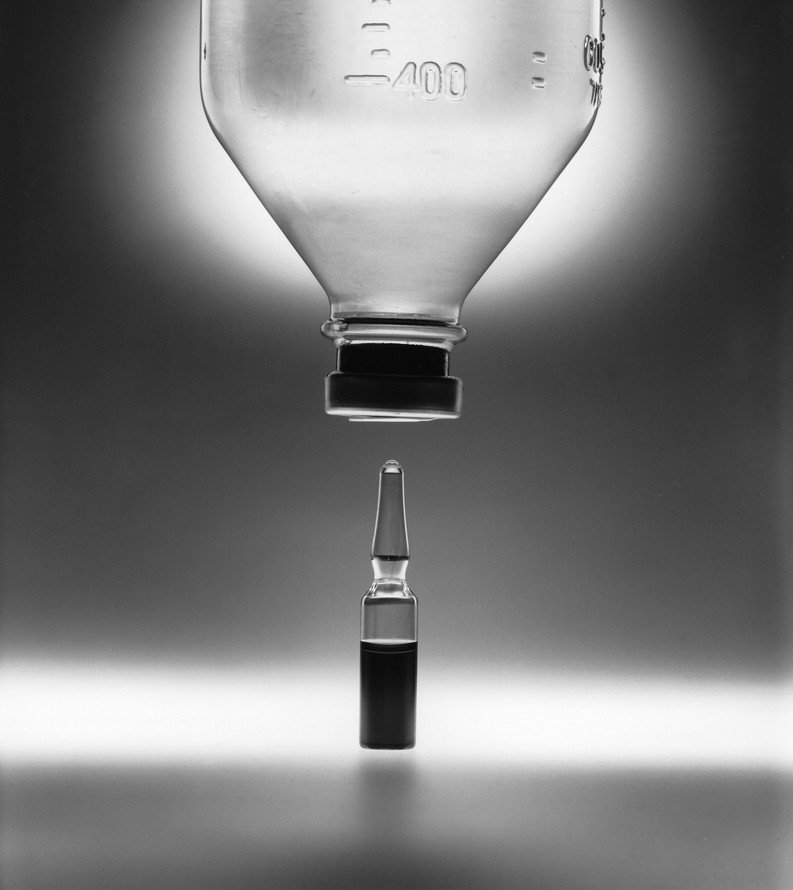
#> input picture COSC455-Computer Vision/hw2/imagesHm2/drip-bottle.tif, 793 x 890 px, shrunk from 1800 x 2022 before the run
$ jupyter execute --allow-errors hw2.ipynb   (shell and % lines are left out)
#> lines starting #> are read from the running program, lines starting #| are printed output that depends on the picture
[cell 1]
import matplotlib.pyplot as plt
from skimage import io
import numpy as np

import os

#path of images
path = os.path.expanduser("imagesHm2")
bottle = os.path.join(path, "drip-bottle.tif")
iris = os.path.join(path, "iris-RGB.tif")

#read iamges
img1 = io.imread(bottle)
#> img1 is the input picture: shape (890, 793); min 3, max 253, mean 123.1

#create a figure
fig = plt.figure(num=1, figsize=(10, 10))

#create subplots for fig
rows = 2
cols = 4
myplots = fig.subplots(rows, cols)

#show image
myplots[0][0].imshow(img1)
myplots[0][0].axis('off')

myplots[0][1].imshow(img1)
myplots[0][1].axis('off')

myplots[0][2].imshow(img1)
myplots[0][2].axis('off')

myplots[0][3].imshow(img1)
myplots[0][3].axis('off')

myplots[1][0].imshow(img1, cmap = 'gray')
myplots[1][0].axis('off')

myplots[1][1].imshow(img1, cmap = 'gray')
myplots[1][1].axis('off')

myplots[1][2].imshow(img1, cmap = 'gray')
myplots[1][2].axis('off')

k = pow(2, 7)
img3 = img1 / k
myplots[1][3].imshow(img3, cmap = 'gray')
myplots[1][3].axis('off')

[cell 2]
test = img1 / 2
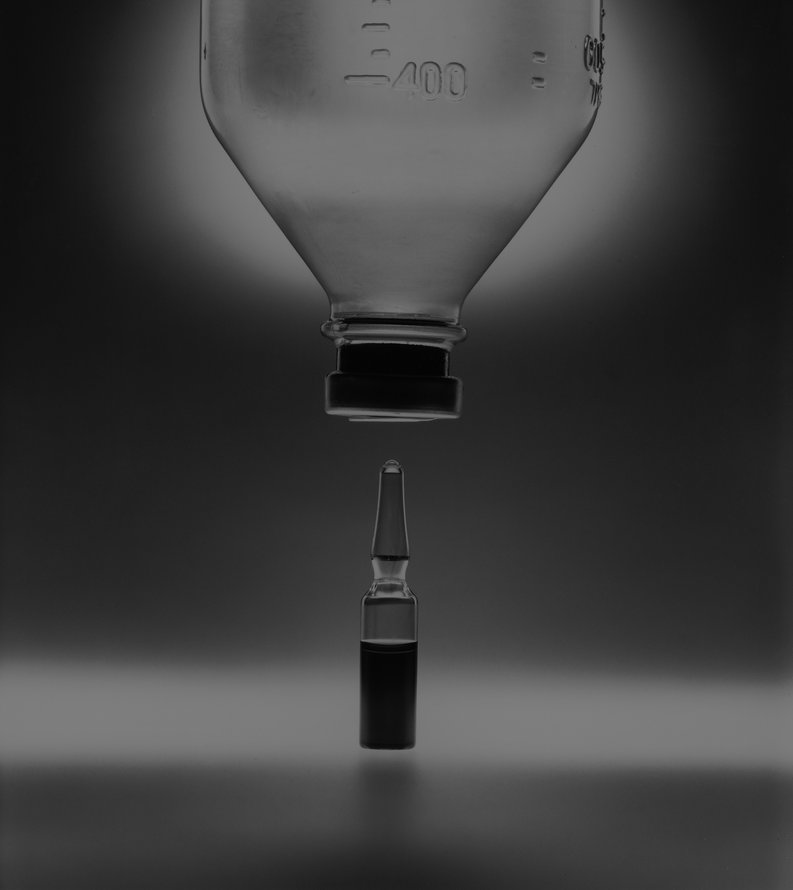
#> test: shape (890, 793) float64; min 1.5, max 126.5, mean 61.5
plt.imshow(test)

[cell 3]
import cv2

# pip install opencv-python

# Open the image.
i = cv2.imread("imagesHm2/drip-bottle.tif")

i = np.array(i, dtype = np.uint8)

k = pow(2, 4)
# Apply log transform.
transformed = i // k

# Specify the data type.
log_transformed = np.array(transformed, dtype = np.uint8)

plt.imshow(log_transformed)

[cell 4]
img = cv2.imread('imagesHm2/drip-bottle.tif', 0)
img

[cell 5]
img.shape
#> Out = (890, 793)

[cell 6]
import cv2
import numpy as np
# Load the image
img = cv2.imread('imagesHm2/drip-bottle.tif',0)
# Find width and height of image
row, column = img.shape
#> row = 890; column = 793
# Create an zeros array to store the sliced image
img1 = np.zeros(img.shape,dtype = 'uint8')

# Specify the min and max range
min_range = 0
max_range = 16

# Loop over the input image and if pixel value lies in desired range set it to 255 otherwise set it to 0.
for i in range(row):
    for j in range(column):
        if img[i,j]>min_range and img[i,j]<max_range:
            img1[i,j] = img[i,j]
        else:
            img1[i,j] = 0
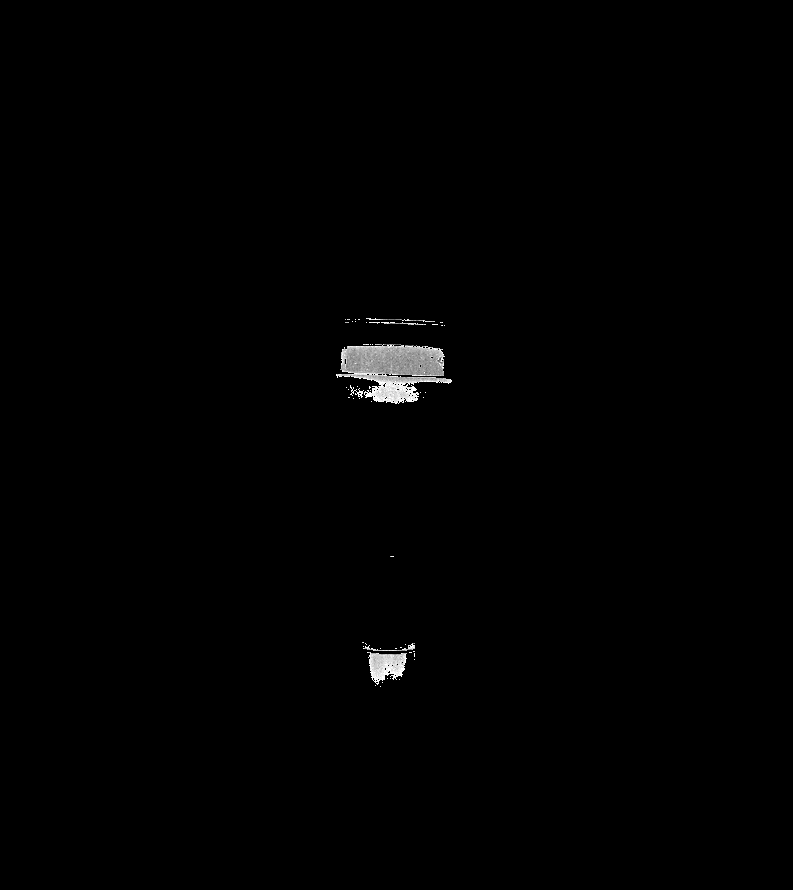
#> img1: shape (890, 793); min 0, max 15, mean 0.0894; drawn with min black and max white
# Display the image
cv2.imshow('sliced image', img1)

#> (a cell that did not finish here is left out)

[cell 8]
i & 15
#> Out = 9

[cell 9]
img1 = io.imread(bottle)
img1.shape
#> Out = (890, 793)

[cell 10]
img1 = io.imread(bottle)
plt.imshow(img1 & 255, cmap = "gray")

[cell 11]
img1

[cell 12]
img1 & 15

[cell 13]
img1 = io.imread(bottle)
plt.imshow(img1 & 15)
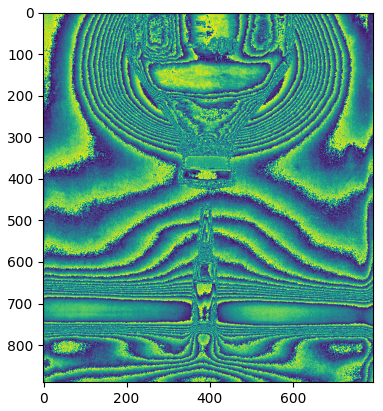
#> figure drawn by matplotlib, 1 panel

[cell 14]
# randomly choose a value
import random

low_pixel = img1 < 2
#> low_pixel: shape (890, 793) bool; every value is 0
high_pixcep = img1 > 2
#> high_pixcep: shape (890, 793) bool; every value is 1

# set value randomly range from 25 to 225 - these value also randomly choosen
img1[low_pixel] = 0

img1[high_pixcep] = 255
#> img1: shape (890, 793); every value is 255

# display the image
plt.figure(figsize = (10,10))
plt.imshow(img1)
plt.show()

$ run again, with CV/datasets/3057.jpg saved as COSC455-Computer Vision/hw2/imagesHm2/drip-bottle.tif
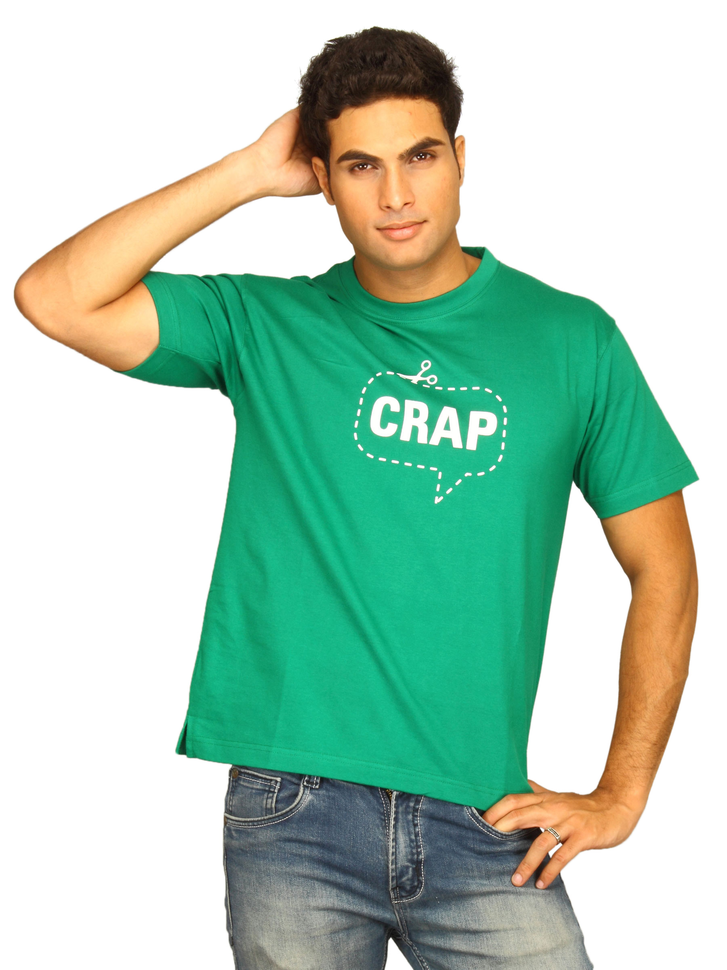
#> input picture CV/datasets/3057.jpg, 727 x 970 px, shrunk from 1800 x 2400 before the run
#> img1 is the input picture: shape (970, 727, 3); mean R, G, B 170.5, 204.2, 184.6
#> `transformed = i // k`:
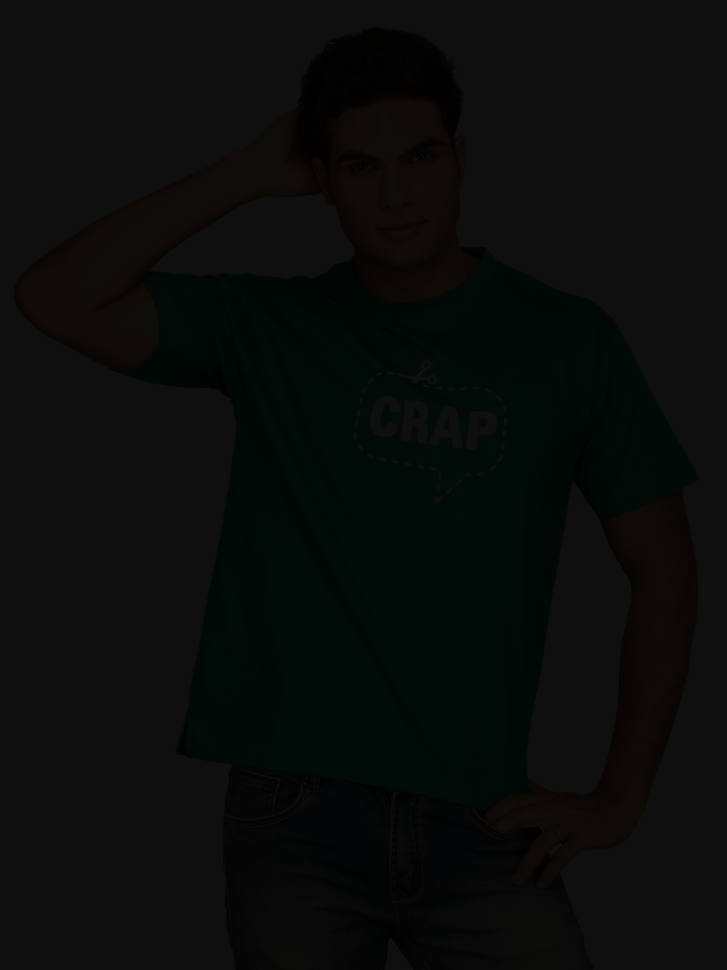
#> transformed: shape (970, 727, 3); mean B, G, R 10.83, 12.05, 9.95
#> `img = cv2.imread('imagesHm2/drip-bottle.tif', 0)`:
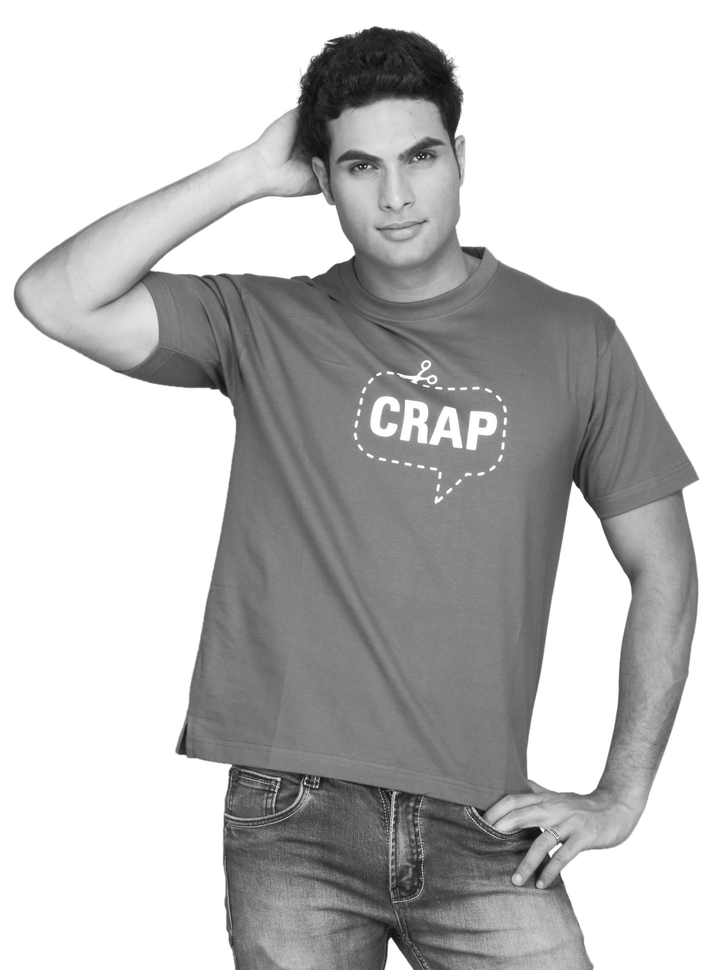
#> img: shape (970, 727); min 9, max 255, mean 191.9

$ run again, with CV/datasets/3058.jpg saved as COSC455-Computer Vision/hw2/imagesHm2/drip-bottle.tif
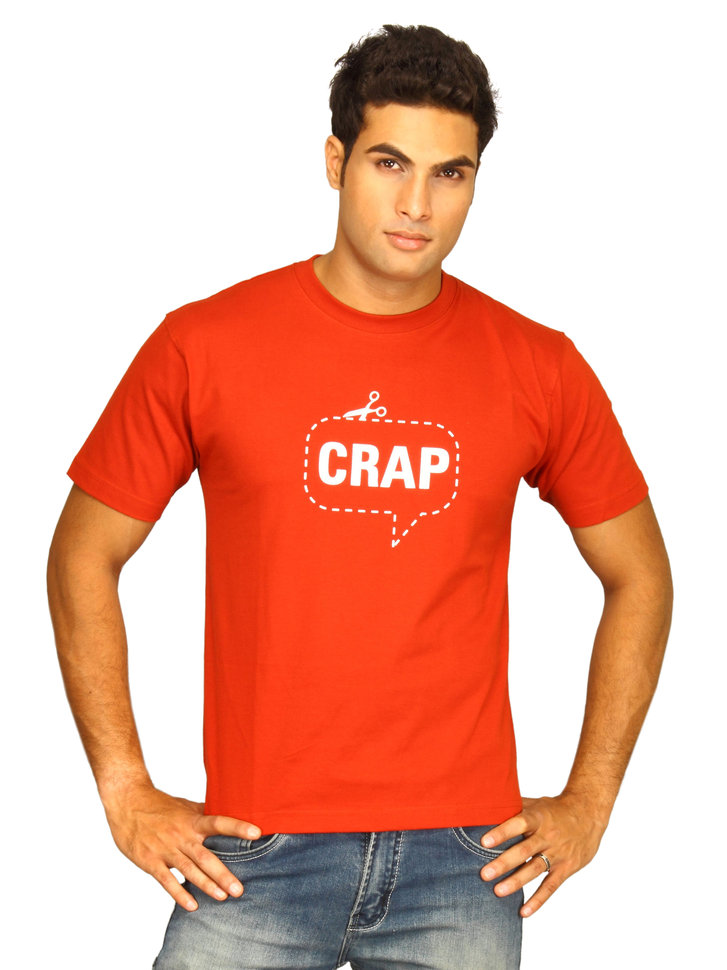
#> input picture CV/datasets/3058.jpg, 727 x 970 px, shrunk from 1800 x 2400 before the run
#> img1 is the input picture: shape (970, 727, 3); mean R, G, B 233.2, 173.2, 155.7
#> `transformed = i // k`:
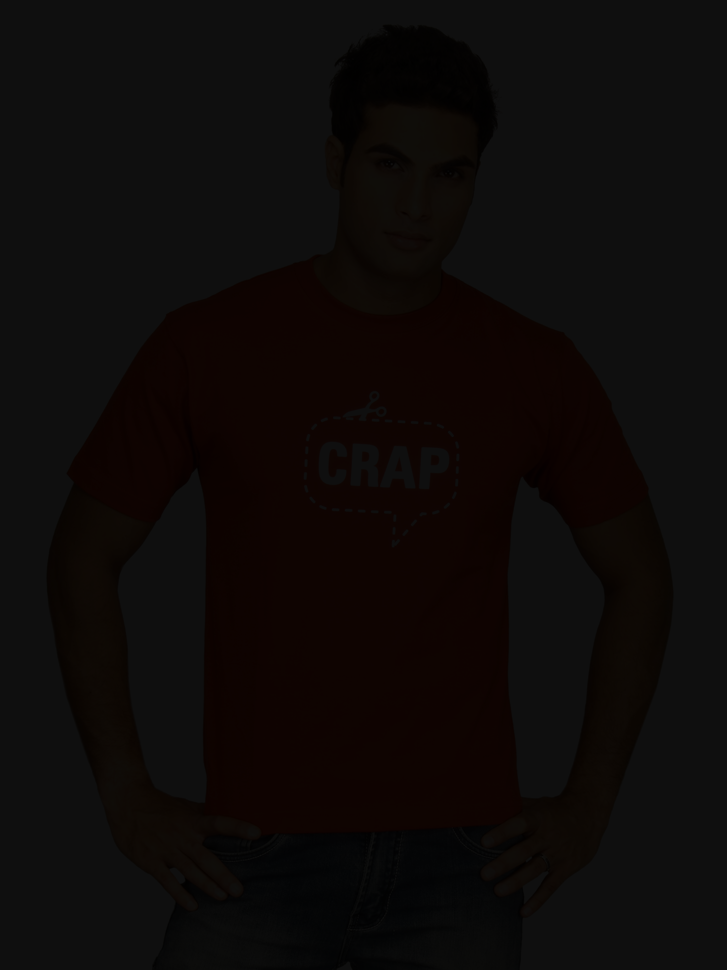
#> transformed: shape (970, 727, 3); mean B, G, R 9.01, 10.13, 13.82
#> `img = cv2.imread('imagesHm2/drip-bottle.tif', 0)`:
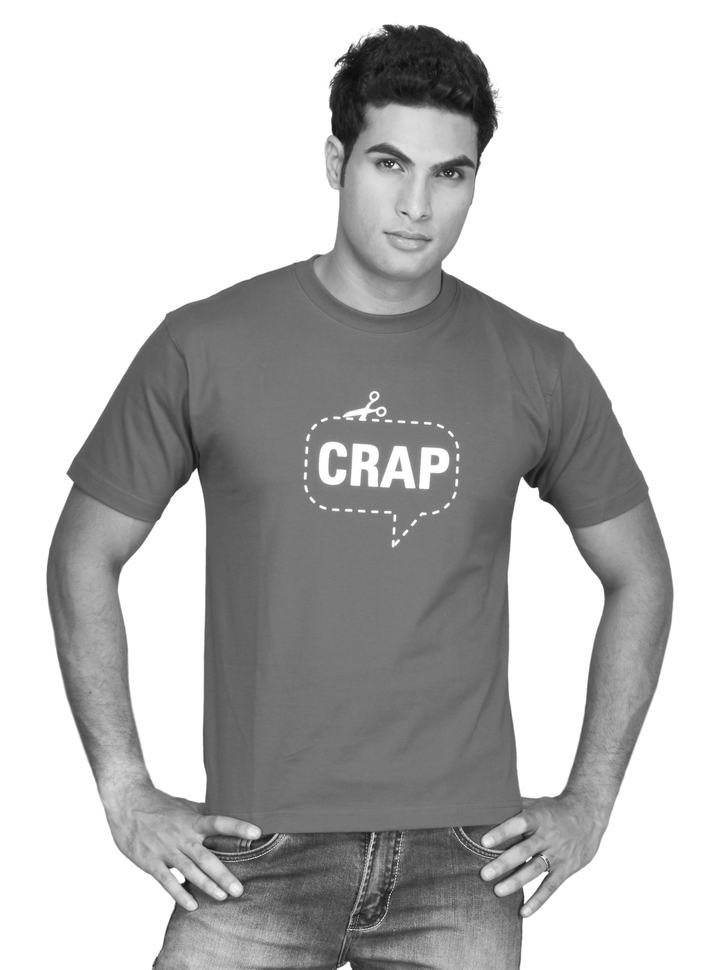
#> img: shape (970, 727); min 11, max 255, mean 189.2
